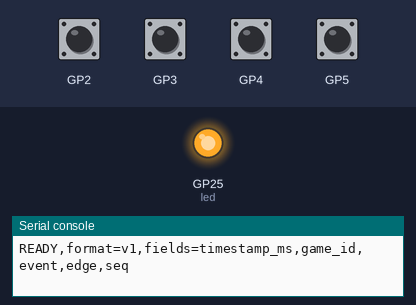
Bench run of a program on a simulated Raspberry Pi Pico running MicroPython. On the bench: output pins drawn as LEDs (lit = HIGH), the last lines printed to the serial console. The test bench sets the inputs (shaded band); at power-on: GP2–5 HIGH.

Above: at 1.2 s.
1.3 s: GP2 pulled LOW for 0.15 s
At 1.37 s:
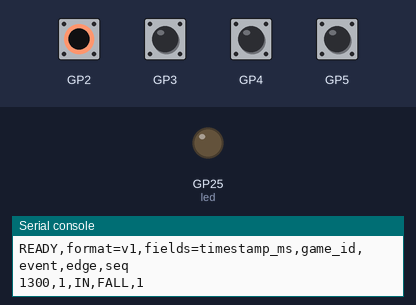
2.9 s: GP3 pulled LOW for 0.15 s
At 4.0 s:
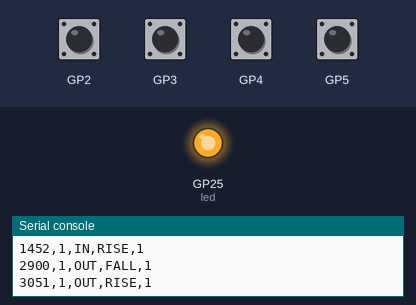
4.5 s: GP4 pulled LOW for 0.15 s
At 4.57 s:
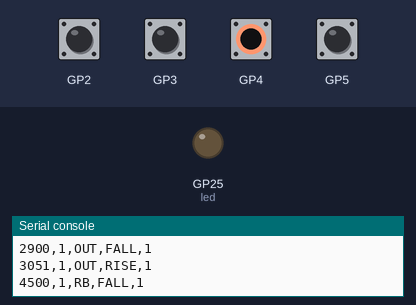
6.1 s: GP5 pulled LOW for 0.15 s
At 7.6 s:
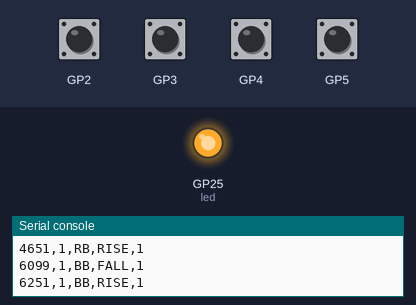
Timing chart, 0 to 8.7 s (numbered marks = the images above; inputs shaded):
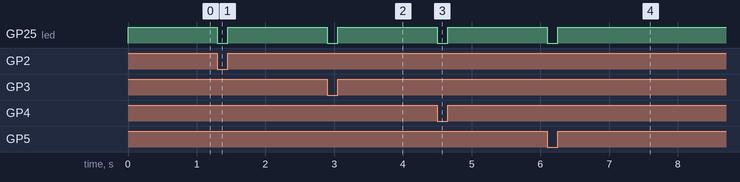

The program:

main.py
```python
# Pachislot external-output raw logger for Raspberry Pi Pico (MicroPython).
#
# Pachislot machines expose four dry-contact outputs that close to GND when an
# event occurs. Connect each signal to a Pico GPIO and a common GND. Internal
# pull-ups keep a pin HIGH while idle; a contact closure pulls it LOW.
#
#   GP2  <- IN   (medal-in pulse: one pulse per bet medal at lever-on)
#   GP3  <- OUT  (medal-out pulse)
#   GP4  <- RB   (regular bonus: held LOW for the whole bonus -- level signal)
#   GP5  <- BB   (big bonus: held LOW for the whole bonus -- level signal)
#   GND  <- common return
#
# This firmware emits a CSV raw log to USB serial, one event per line. Both the
# FALL (HIGH->LOW) and RISE (LOW->HIGH) edges of every signal are reported, so
# the Pi 5 host can reason about pulse width, chatter, stuck contacts and
# bonus duration -- the Pico itself does not finalise game results.
#
# A RISE line carries the same game_id and seq as its matching FALL, so the host
# can pair the two edges of a pulse even when a new game starts in between.
#
# Boot header line (lets the host detect the format):
#
#   READY,format=v1,fields=timestamp_ms,game_id,event,edge,seq
#
# Event line:
#
#   timestamp_ms,game_id,event,edge,seq
#
#     timestamp_ms  ms since boot (time.ticks_ms())
#     game_id       provisional game number assigned on the Pico (see below)
#     event         IN / OUT / RB / BB
#     edge          FALL (HIGH->LOW) or RISE (LOW->HIGH)
#     seq           per-(game_id, event) running counter

import time
from machine import Pin

EVENTS = (
    ("IN", 2),
    ("OUT", 3),
    ("RB", 4),
    ("BB", 5),
)

DEBOUNCE_MS = 20        # ignore further edges on the same pin within this window
POLL_MS = 2             # loop pause; short enough not to miss contact pulses

# A new game is recognised when an IN FALL arrives at least this long after the
# previous IN FALL. The 3 closely-spaced IN pulses of a 3-medal bet stay in the
# same game; the next lever-on (a longer gap away) starts the next game.
IN_GROUP_GAP_MS = 300

led = Pin("LED", Pin.OUT)

pins = [(name, Pin(gp, Pin.IN, Pin.PULL_UP)) for name, gp in EVENTS]

# Idle level is HIGH; remember it so the first real closure registers as FALL.
state = {name: pin.value() for name, pin in pins}
last_edge_ms = {name: 0 for name, _ in pins}

# Provisional game numbering. game_id starts at 0 and becomes 1 on the first IN
# FALL; events seen before any IN (e.g. a stray OUT) are emitted under game 0.
game_id = 0
last_in_fall_ms = 0
have_in_fall = False

# seq is the per-(game_id, event) FALL counter. RISE reuses the FALL's value,
# so seq is incremented on FALL only and all counters reset on a new game.
seq = {name: 0 for name, _ in pins}

# Per-pin record of the game_id / seq used by the most recent FALL. RISE emits
# these so a pulse stays pairable even if a new game intervenes (no reset here).
fall_game_id = {name: 0 for name, _ in pins}
fall_seq = {name: 0 for name, _ in pins}

print("READY,format=v1,fields=timestamp_ms,game_id,event,edge,seq")

led.on()

while True:
    now = time.ticks_ms()

    for name, pin in pins:
        level = pin.value()
        if level == state[name]:
            continue
        if time.ticks_diff(now, last_edge_ms[name]) < DEBOUNCE_MS:
            continue

        last_edge_ms[name] = now
        state[name] = level

        if level == 0:
            # HIGH -> LOW: falling edge.
            if name == "IN":
                # First IN FALL ever, or one far enough from the previous IN
                # FALL, opens a new game and resets every seq counter.
                if not have_in_fall or \
                        time.ticks_diff(now, last_in_fall_ms) >= IN_GROUP_GAP_MS:
                    game_id += 1
                    for ev in seq:
                        seq[ev] = 0
                have_in_fall = True
                last_in_fall_ms = now

            seq[name] += 1
            fall_game_id[name] = game_id
            fall_seq[name] = seq[name]
            print("{},{},{},FALL,{}".format(now, game_id, name, seq[name]))
        else:
            # LOW -> HIGH: rising edge; reuse the matching FALL's game_id/seq.
            print("{},{},{},RISE,{}".format(
                now, fall_game_id[name], name, fall_seq[name]))

        led.toggle()

    time.sleep_ms(POLL_MS)
```

Measured:
- after the input at 1.3 s, GP25 (led): HIGH → LOW at once, → HIGH 0.15 s later
- after the input at 2.9 s, GP25 (led): HIGH → LOW at once, → HIGH 0.15 s later
- after the input at 4.5 s, GP25 (led): HIGH → LOW at once, → HIGH 0.15 s later
- after the input at 6.1 s, GP25 (led): HIGH → LOW at once, → HIGH 0.15 s later
